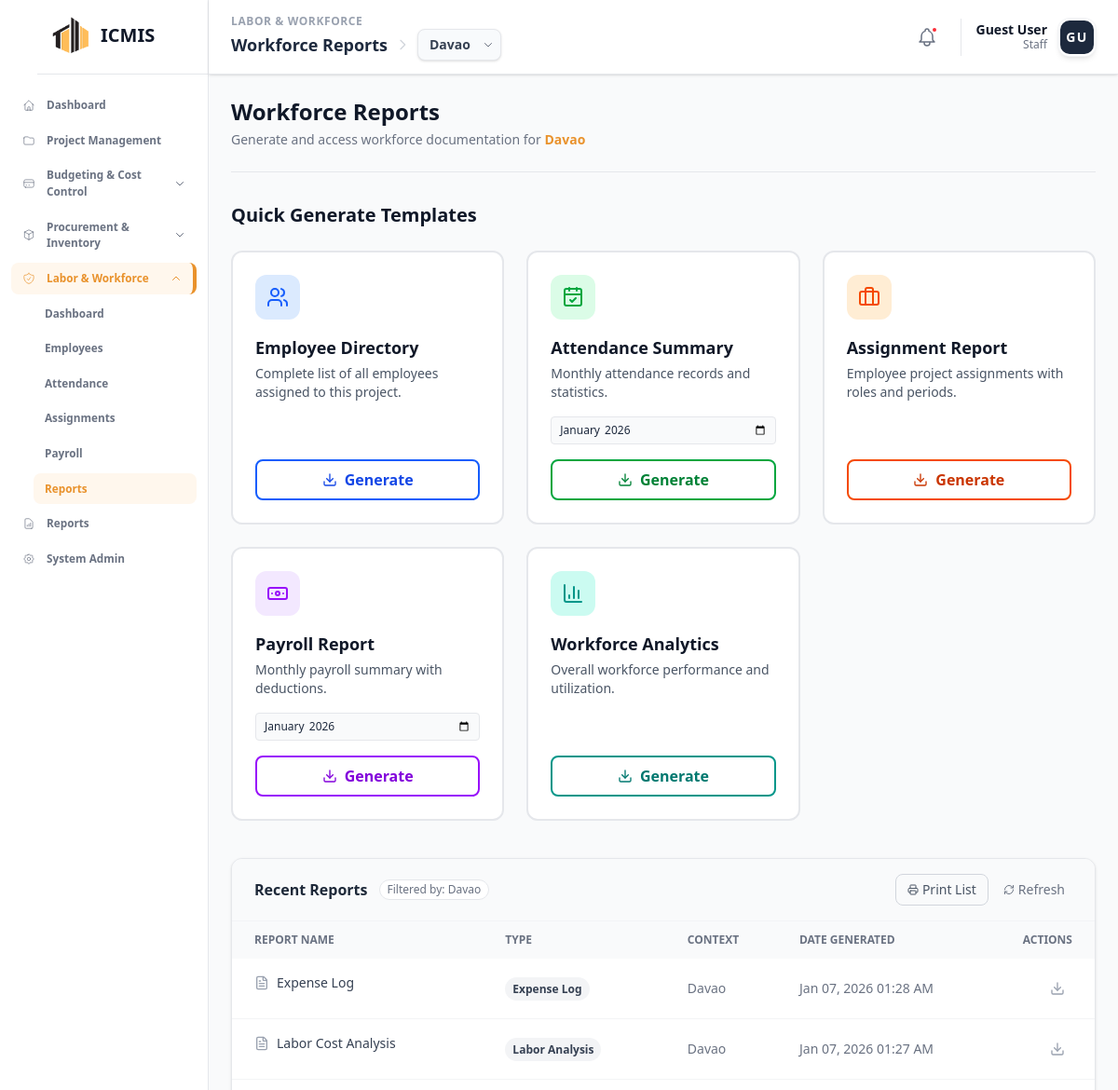
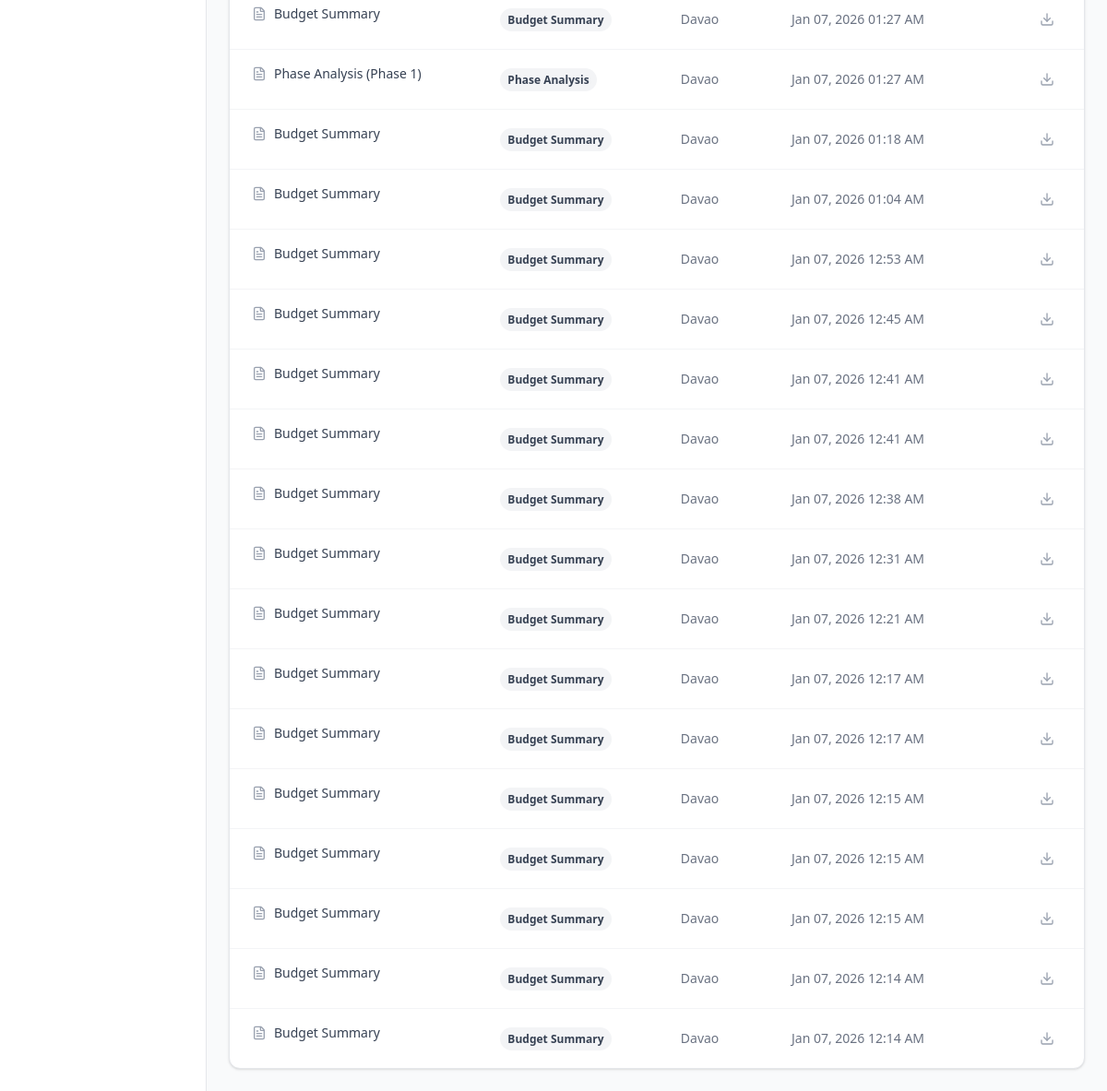
The app's page /modules/workforce/reports.php with its own data (2 pictures, top to bottom).
### tables this page shows
CREATE TABLE `icmis_projects` (
  `project_id` int NOT NULL,
  `project_code` varchar(20) NOT NULL,
  `project_name` varchar(255) NOT NULL,
  `description` text,
  `location` varchar(255) DEFAULT NULL,
  `status` enum('Planning','In Progress','Active','On Hold','Completed','Cancelled') DEFAULT 'Planning',
  `start_date` date DEFAULT NULL,
  `end_date` date DEFAULT NULL,
  `completion_rate` decimal(5,2) DEFAULT '0.00',
  `project_manager_id` int DEFAULT NULL,
  `total_budget` decimal(15,2) DEFAULT '0.00'
);

CREATE TABLE `budget_generated_reports` (
  `report_id` int NOT NULL,
  `project_id` int DEFAULT NULL,
  `report_type` varchar(50) DEFAULT NULL,
  `report_name` varchar(255) DEFAULT NULL,
  `generated_by` varchar(100) DEFAULT NULL,
  `created_at` timestamp NULL DEFAULT CURRENT_TIMESTAMP
);

### modules/workforce/project_context.php (called while the page is built, shortened)
<?php
function getProjectContext($conn) {
    $sql = "SELECT project_id FROM icmis_projects WHERE project_id = 1";
    $result = $conn->query($sql);
    if ($result && $result->num_rows > 0) {
        return 1;
    }
    return 0;
}

### modules/workforce/reports.php (the view, shortened to what this page needs)
<?php
include __DIR__ . '/project_context.php';
$conn = getWorkforceConnection();
$selected_project_id = getProjectContext($conn);
$current_project_name = "No Project Selected";
if ($selected_project_id) {
    $stmt = $conn->prepare("SELECT project_name, project_code FROM icmis_projects WHERE project_id = ?");
    $stmt->bind_param("i", $selected_project_id);
    $stmt->execute();
    $res = $stmt->get_result();
    if ($row = $res->fetch_assoc()) {
        $current_project_name = $row['project_name'];
    }
}
$recent_reports = [];
$tableExists = $conn->query("SHOW TABLES LIKE 'budget_generated_reports'");
if ($tableExists && $tableExists->num_rows > 0 && $selected_project_id) {
    $report_sql = "SELECT report_id, report_type, report_name, project_id, generated_by, created_at FROM budget_generated_reports
                   WHERE project_id = ?
                   ORDER BY created_at DESC
                   LIMIT 50";
    $stmt = $conn->prepare($report_sql);
    $stmt->bind_param("i", $selected_project_id);
    $stmt->execute();
    $result = $stmt->get_result();
    while ($row = $result->fetch_assoc()) {
        $recent_reports[] = $row;
    }
}
?>
<!DOCTYPE html>
<html lang="en">
<head>
    <?php include __DIR__ . '/../../includes/head_assetsv2.php'; ?>
</head>
<body class="bg-gray-50 text-slate-800">
    <div class="no-print">
        <?php
            include __DIR__ . '/../../includes/sidebar.php';
            include __DIR__ . '/../../includes/header.php';
        ?>
    </div>
    <main class="ml-56 mt-20 p-6 transition-all duration-300">
        <div class="max-w-7xl mx-auto">
            <div class="border-b border-gray-200 pb-6 mb-8 no-print">
                <div class="flex items-center justify-between">
                    <div>
                        <h1 class="text-2xl text-gray-900 font-bold">Workforce Reports</h1>
                        <p class="text-sm text-gray-500 mt-1">Generate and access workforce documentation for <span class="font-semibold text-[#e9922c]"><?php echo htmlspecialchars($current_project_name); ?></span></p>
                    </div>
                </div>
            </div>
            <div class="mb-10 no-print">
                <h2 class="text-xl font-bold text-gray-900 mb-6">Quick Generate Templates</h2>
                <div class="grid grid-cols-1 md:grid-cols-3 gap-6">
                    <div class="bg-white border-2 border-gray-200 rounded-xl p-6 hover:border-blue-300 hover:shadow-lg transition-all duration-200 report-template-card flex flex-col justify-between" data-template="employee-directory">
                        <div>
                            <div class="flex items-center justify-center w-12 h-12 bg-blue-100 rounded-xl mb-4 text-blue-600">
                                <i data-lucide="users" class="w-6 h-6"></i>
                            </div>
                            <h3 class="text-lg font-bold text-gray-900 mb-1">Employee Directory</h3>
                            <p class="text-sm text-gray-600 mb-4">Complete list of all employees assigned to this project.</p>
                        </div>
                        <button onclick="generateReport('employee-directory')" class="generate-btn w-full flex items-center justify-center gap-2 px-4 py-2 bg-white border-2 border-blue-600 text-blue-700 hover:bg-blue-50 font-semibold rounded-lg transition-colors">
                            <i data-lucide="download" class="w-4 h-4"></i> Generate
                        </button>
                    </div>
                    <div class="bg-white border-2 border-gray-200 rounded-xl p-6 hover:border-green-300 hover:shadow-lg transition-all duration-200 report-template-card flex flex-col justify-between" data-template="attendance-summary">
                        <div>
                            <div class="flex items-center justify-center w-12 h-12 bg-green-100 rounded-xl mb-4 text-green-600">
                                <i data-lucide="calendar-check" class="w-6 h-6"></i>
                            </div>
                            <h3 class="text-lg font-bold text-gray-900 mb-1">Attendance Summary</h3>
                            <p class="text-sm text-gray-600 mb-4">Monthly attendance records and statistics.</p>
                            <div class="mb-4">
                                <input type="month" class="month-selector w-full text-xs bg-gray-50 border border-gray-200 px-2 py-1.5 rounded focus:border-green-500 outline-none" value="<?php echo date('Y-m'); ?>">
                            </div>
                        </div>
                        <button onclick="generateReport('attendance-summary')" class="generate-btn w-full flex items-center justify-center gap-2 px-4 py-2 bg-white border-2 border-green-600 text-green-700 hover:bg-green-50 font-semibold rounded-lg transition-colors">
                            <i data-lucide="download" class="w-4 h-4"></i> Generate
                        </button>
                    </div>
                    <div class="bg-white border-2 border-gray-200 rounded-xl p-6 hover:border-orange-300 hover:shadow-lg transition-all duration-200 report-template-card flex flex-col justify-between" data-template="assignment-report">
                        <div>
                            <div class="flex items-center justify-center w-12 h-12 bg-orange-100 rounded-xl mb-4 text-orange-600">
                                <i data-lucide="briefcase" class="w-6 h-6"></i>
                            </div>
                            <h3 class="text-lg font-bold text-gray-900 mb-1">Assignment Report</h3>
                            <p class="text-sm text-gray-600 mb-4">Employee project assignments with roles and periods.</p>
                        </div>
                        <button onclick="generateReport('assignment-report')" class="generate-btn w-full flex items-center justify-center gap-2 px-4 py-2 bg-white border-2 border-orange-600 text-orange-700 hover:bg-orange-50 font-semibold rounded-lg transition-colors">
                            <i data-lucide="download" class="w-4 h-4"></i> Generate
                        </button>
                    </div>
                    <div class="bg-white border-2 border-gray-200 rounded-xl p-6 hover:border-purple-300 hover:shadow-lg transition-all duration-200 report-template-card flex flex-col justify-between" data-template="payroll-report">
                        <div>
                            <div class="flex items-center justify-center w-12 h-12 bg-purple-100 rounded-xl mb-4 text-purple-600">
                                <i data-lucide="banknote" class="w-6 h-6"></i>
                            </div>
                            <h3 class="text-lg font-bold text-gray-900 mb-1">Payroll Report</h3>
                            <p class="text-sm text-gray-600 mb-4">Monthly payroll summary with deductions.</p>
                            <div class="mb-4">
                                <input type="month" class="payroll-month-selector w-full text-xs bg-gray-50 border border-gray-200 px-2 py-1.5 rounded focus:border-purple-500 outline-none" value="<?php echo date('Y-m'); ?>">
                            </div>
                        </div>
                        <button onclick="generateReport('payroll-report')" class="generate-btn w-full flex items-center justify-center gap-2 px-4 py-2 bg-white border-2 border-purple-600 text-purple-700 hover:bg-purple-50 font-semibold rounded-lg transition-colors">
                            <i data-lucide="download" class="w-4 h-4"></i> Generate
                        </button>
                    </div>
                    <div class="bg-white border-2 border-gray-200 rounded-xl p-6 hover:border-teal-300 hover:shadow-lg transition-all duration-200 report-template-card flex flex-col justify-between" data-template="workforce-analytics">
                        <div>
                            <div class="flex items-center justify-center w-12 h-12 bg-teal-100 rounded-xl mb-4 text-teal-600">
                                <i data-lucide="bar-chart-3" class="w-6 h-6"></i>
                            </div>
                            <h3 class="text-lg font-bold text-gray-900 mb-1">Workforce Analytics</h3>
                            <p class="text-sm text-gray-600 mb-4">Overall workforce performance and utilization.</p>
                        </div>
                        <button onclick="generateReport('workforce-analytics')" class="generate-btn w-full flex items-center justify-center gap-2 px-4 py-2 bg-white border-2 border-teal-600 text-teal-700 hover:bg-teal-50 font-semibold rounded-lg transition-colors">
                            <i data-lucide="download" class="w-4 h-4"></i> Generate
                        </button>
                    </div>
                </div>
            </div>
            <div class="bg-white border border-gray-200 rounded-xl overflow-hidden shadow-sm">
                <div class="px-6 py-4 border-b border-gray-100 flex justify-between items-center bg-gray-50 no-print">
                    <div class="flex items-center gap-3">
                        <h3 class="font-bold text-gray-800">Recent Reports</h3>
                        <?php if($selected_project_id): ?>
                        <span class="text-xs font-medium text-gray-500 bg-white border border-gray-200 px-2 py-0.5 rounded-full">
                            Filtered by: <?php echo htmlspecialchars($current_project_name); ?>
                        </span>
                        <?php endif; ?>
                    </div>
                    <div class="flex gap-2">
                        <button onclick="printReport()" class="text-sm text-gray-600 hover:text-[#e9922c] font-medium transition-colors flex items-center gap-1 px-3 py-1.5 border border-gray-300 rounded-lg hover:bg-gray-50">
                            <i data-lucide="printer" class="w-3 h-3"></i> Print List
                        </button>
                        <button onclick="location.reload()" class="text-sm text-gray-500 hover:text-[#e9922c] font-medium transition-colors flex items-center gap-1 px-2">
                            <i data-lucide="refresh-cw" class="w-3 h-3"></i> Refresh
                        </button>
                    </div>
                </div>
                <div class="overflow-x-auto">
                    <table class="w-full text-left border-collapse">
                        <thead class="bg-gray-50 text-xs uppercase text-gray-500 font-semibold">
                            <tr>
                                <th class="px-6 py-3">Report Name</th>
                                <th class="px-6 py-3">Type</th>
                                <th class="px-6 py-3">Context</th>
                                <th class="px-6 py-3">Date Generated</th>
                                <th class="px-6 py-3 text-right">Actions</th>
                            </tr>
                        </thead>
                        <tbody class="divide-y divide-gray-100 text-sm">
                            <?php if(empty($recent_reports)): ?>
                            <tr>
                                <td colspan="5" class="px-6 py-8 text-center text-gray-500 bg-white">
                                    <div class="flex flex-col items-center">
                                        <i data-lucide="folder-open" class="w-8 h-8 text-gray-300 mb-2"></i>
                                        <p>No reports found for this project.</p>
                                        <p class="text-xs text-gray-400 mt-1">Generate a template above to see it here.</p>
                                    </div>
                                </td>
                            </tr>
                            <?php else: ?>
                            <?php foreach($recent_reports as $report): ?>
                            <tr class="hover:bg-gray-50 transition">
                                <td class="px-6 py-4 font-medium text-gray-700 flex items-center">
                                    <i data-lucide="file-text" class="w-4 h-4 text-gray-400 mr-2 no-print"></i>
                                    <?php echo htmlspecialchars($report['report_name'] ?? 'Untitled Report'); ?>
                                </td>
                                <td class="px-6 py-4">
                                    <?php
                                        $colors = [
                                            'employee-directory' => 'blue',
                                            'attendance-summary' => 'green',
                                            'assignment-report' => 'orange',
                                            'payroll-report' => 'purple',
                                            'workforce-analytics' => 'teal'
                                        ];
                                        $type = $report['report_type'] ?? 'default';
                                        $color = $colors[$type] ?? 'gray';
                                    ?>
                                    <span class="px-2 py-1 rounded-full text-xs font-bold bg-<?php echo $color; ?>-100 text-<?php echo $color; ?>-700 capitalize">
                                        <?php echo str_replace('-', ' ', $type); ?>
                                    </span>
                                </td>
                                <td class="px-6 py-4 text-gray-500"><?php echo htmlspecialchars($report['context'] ?? $current_project_name); ?></td>
                                <td class="px-6 py-4 text-gray-500">
                                    <?php echo htmlspecialchars(date('M d, Y h:i A', strtotime($report['created_at'] ?? 'now'))); ?>
                                </td>
                                <td class="px-6 py-4 text-right space-x-2">
                                    <button onclick="generateReport('<?php echo $report['report_type']; ?>')" class="generate-btn p-2 text-gray-400 hover:text-[#e9922c] hover:bg-orange-50 rounded-full transition" title="Download Again">
                                        <i data-lucide="download" class="w-4 h-4"></i>
                                    </button>
                                </td>
                            </tr>
                            <?php endforeach; ?>
                            <?php endif; ?>
                        </tbody>
                    </table>
                </div>
            </div>
        </div>
    </main>
</body>
</html>

### records on screen
icmis_projects: project_name "Davao"
budget_generated_reports: report_name "Expense Log", report_type "Expense Log", project.project_name "Davao", created_at "Jan 07, 2026 01:28 AM"
budget_generated_reports: report_name "Labor Cost Analysis", report_type "Labor Analysis", project.project_name "Davao", created_at "Jan 07, 2026 01:27 AM"
budget_generated_reports: report_name "Budget Summary", report_type "Budget Summary", project.project_name "Davao", created_at "Jan 07, 2026 01:27 AM"
budget_generated_reports: report_name "Phase Analysis (Phase 1)", report_type "Phase Analysis", project.project_name "Davao", created_at "Jan 07, 2026 01:27 AM"
budget_generated_reports: report_name "Budget Summary", report_type "Budget Summary", project.project_name "Davao", created_at "Jan 07, 2026 01:18 AM"
budget_generated_reports: report_name "Budget Summary", report_type "Budget Summary", project.project_name "Davao", created_at "Jan 07, 2026 01:04 AM"
budget_generated_reports: report_name "Budget Summary", report_type "Budget Summary", project.project_name "Davao", created_at "Jan 07, 2026 12:53 AM"
budget_generated_reports: report_name "Budget Summary", report_type "Budget Summary", project.project_name "Davao", created_at "Jan 07, 2026 12:45 AM"
budget_generated_reports: report_name "Budget Summary", report_type "Budget Summary", project.project_name "Davao", created_at "Jan 07, 2026 12:41 AM"
budget_generated_reports: report_name "Budget Summary", report_type "Budget Summary", project.project_name "Davao", created_at "Jan 07, 2026 12:41 AM"
budget_generated_reports: report_name "Budget Summary", report_type "Budget Summary", project.project_name "Davao", created_at "Jan 07, 2026 12:38 AM"
budget_generated_reports: report_name "Budget Summary", report_type "Budget Summary", project.project_name "Davao", created_at "Jan 07, 2026 12:31 AM"
budget_generated_reports: report_name "Budget Summary", report_type "Budget Summary", project.project_name "Davao", created_at "Jan 07, 2026 12:21 AM"
budget_generated_reports: report_name "Budget Summary", report_type "Budget Summary", project.project_name "Davao", created_at "Jan 07, 2026 12:17 AM"
budget_generated_reports: report_name "Budget Summary", report_type "Budget Summary", project.project_name "Davao", created_at "Jan 07, 2026 12:17 AM"
budget_generated_reports: report_name "Budget Summary", report_type "Budget Summary", project.project_name "Davao", created_at "Jan 07, 2026 12:15 AM"
budget_generated_reports: report_name "Budget Summary", report_type "Budget Summary", project.project_name "Davao", created_at "Jan 07, 2026 12:15 AM"
budget_generated_reports: report_name "Budget Summary", report_type "Budget Summary", project.project_name "Davao", created_at "Jan 07, 2026 12:15 AM"
budget_generated_reports: report_name "Budget Summary", report_type "Budget Summary", project.project_name "Davao", created_at "Jan 07, 2026 12:14 AM"
budget_generated_reports: report_name "Budget Summary", report_type "Budget Summary", project.project_name "Davao", created_at "Jan 07, 2026 12:14 AM"

### other values on screen
$pageSection "LABOR & WORKFORCE"
$pageTitle "Workforce Reports"
$userName "Guest User"
$userRole "Staff"
$userInitials "GU"
form field value "Davao"
